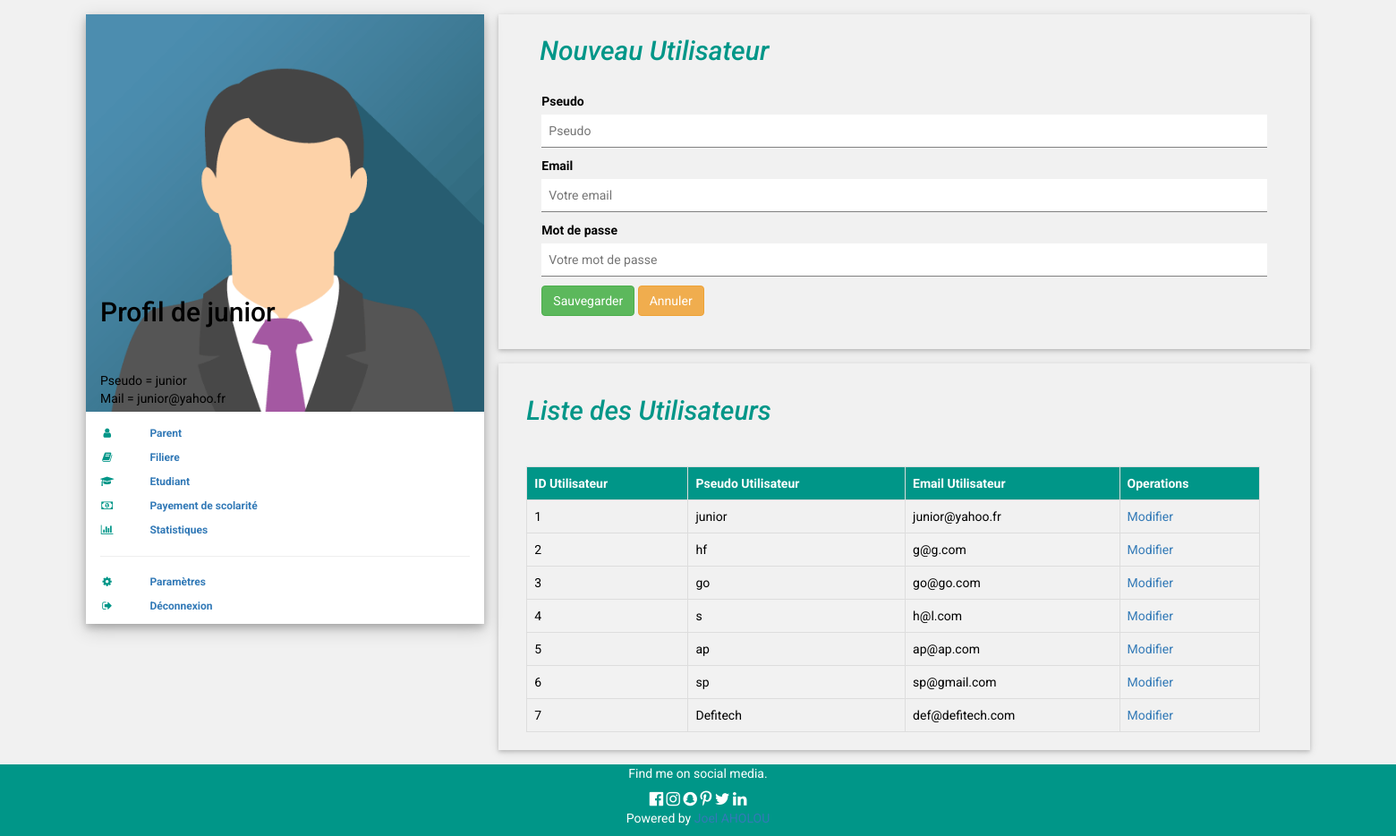
The app's page /etablissement_parametre.php?id=1 with its own data.
### tables this page shows
CREATE TABLE IF NOT EXISTS `etablissement` (
`id` int(11) NOT NULL,
  `pseudo` varchar(255) NOT NULL,
  `mail` varchar(50) NOT NULL,
  `motdepasse` text NOT NULL,
  `vi` varchar(30) NOT NULL,
  `ad` varchar(50) NOT NULL
);

### etablissement_parametre.php (the view, shortened to what this page needs)
<?php
  $bdd = new PDO('mysql:host=127.0.0.1; dbname=scolariteweb','root', '');
if (isset($_GET['id']))
  {
    $getid = intval($_GET['id']);
    $requser = $bdd->prepare('SELECT * FROM etablissement WHERE id = ? ');
    $requser->execute(array($getid));
    $userinfo=$requser->fetch();
?>
<!DOCTYPE html>
<html>
<link rel="stylesheet" href="w3.css">
<link rel="stylesheet" href="font-awesome.min.css">
<link rel="stylesheet" href="bootstrap.min.css">
<body class="w3-light-grey">
<div class="w3-content w3-margin-top" style="max-width:1400px;">
  <div class="w3-row-padding">
    <div class="w3-third">
      <div class="w3-white w3-text-grey w3-card-4">
        <div class="w3-display-container">
          <img src="w3images/avatar3.png" style="width:100%" alt="Avatar">
          <div class="w3-display-bottomleft w3-container w3-text-black">
           <h2>Profil de <?php echo $userinfo['pseudo']; ?></h2>
              <br/><br/>
             Pseudo = <?php echo $userinfo['pseudo']; ?>
              <br/>
              Mail = <?php echo $userinfo['mail']; ?>
                <?php
                  if (isset($_SESSION['id']) AND $userinfo['id'] == $_SESSION['id']) {
                    ?>
                          </div>
        </div>
        <div class="w3-container">
        <br/>
         <p class="w3-small"><b><i class="fa fa-user fa-fw w3-margin-right w3-text-teal"></i><a href="etablissement_parent.php?id=<?php echo ($_SESSION['id']);?>" target="_parent" class="w3-padding-large w3-hover-white" style="text-decoration:none;">Parent</a></b></p>
         <p class="w3-small"><b><i class="fa fa-book fa-fw w3-margin-right w3-text-teal"></i><a href="etablissement_classe.php?id=<?php echo ($_SESSION['id']);?>" target="_parent" class="w3-padding-large w3-hover-white" style="text-decoration:none;">Filiere</a></b></p>
         <p class="w3-small"><b><i class="fa fa-graduation-cap fa-fw w3-margin-right w3-text-teal"></i><a href="etablissement_etudiant.php?id=<?php echo ($_SESSION['id']);?>" target="_parent" class="w3-padding-large w3-hover-white" style="text-decoration:none;">Etudiant</a></b></p>
         <p class="w3-small"><b><i class="fa fa-money fa-fw w3-margin-right w3-text-teal"></i><a href="etablissement_payement.php?id=<?php echo ($_SESSION['id']);?>" target="_parent" class="w3-padding-large w3-hover-white" style="text-decoration:none;">Payement de scolarité</a></b></p>
         <p class="w3-small"><b><i class="fa fa-bar-chart-o fa-fw w3-margin-right w3-text-teal"></i><a href="etablissement_payement.php?id=<?php echo ($_SESSION['id']);?>" target="_parent" class="w3-padding-large w3-hover-white" style="text-decoration:none;">Statistiques</a></b></p>
         <hr>
         <p class="w3-small"><b><i class="fa fa-gear fa-fw w3-margin-right w3-text-teal"></i><a href="etablissement_parametre.php?id=<?php echo ($_SESSION['id']);?>" target="_parent" class="w3-padding-large w3-hover-white" style="text-decoration:none;">Paramètres</a></b></p>
         <p class="w3-small"><b><i class="fa fa-sign-out fa-fw w3-margin-right w3-text-teal"></i><a href="deconnexion.php" target="_parent" class="w3-padding-large w3-hover-white" style="text-decoration:none;">Déconnexion</a></b></p>
          <?php
                    }
                    ?>
        </div>
      </div><br>
    </div>
    <div class="w3-twothird">
            <div class="w3-container w3-card-2  w3-margin-bottom">
        <h2 class="w3-text-teal w3-padding-4" style="margin-left:30px;"><i>Nouveau Utilisateur</i></h2>
        <div class="w3-container">
          <div class="w3-row-padding w3-light-grey w3-padding-16 w3-container">
          <div class="w3-content">
            <form method="POST" action="">
              <p>
              <label for="pse" >Pseudo</label>
              <input class="w3-input "  autocomplete="off" type="text" value="<?php if (isset($pse)) {echo $pse;} ?>" placeholder="Pseudo" id="pse" name="pse"></p>
              <p>
              <label for="mail" >Email</label>
              <input class="w3-input" type="email"  autocomplete="off" value="<?php if (isset($mail)) {echo $mail;} ?>" placeholder="Votre email " id="mail" name="mail"  ></p>
              <p>
              <label for="prenom" >Mot de passe</label>
              <input class="w3-input" type="password"  autocomplete="off"  placeholder="Votre mot de passe" id="mdp" name="mdp"  ></p>
              <button  type="submit" class="btn btn-success"  name="forminscription" value="Sauvegarder" >Sauvegarder</button>
              <button  type="reset"  class="btn btn-warning"  name="annuler" >Annuler</button>
            </form><br/>
          </div>
</div>
        </div>
        </div>
      <div class="w3-container w3-card-2 ">
        <h2 class="w3-text-teal w3-padding-16" style="margin-left:15px;"><i>Liste des Utilisateurs</i></h2>
    <?php
    $bdd = new PDO('mysql:host=127.0.0.1; dbname=scolariteweb','root', '');
    $s=$_SESSION['id'];
    if (isset($_SESSION['niv']) AND $userinfo['niv'] == 2 ) {
      $_select = $bdd->prepare("SELECT * FROM etablissement WHERE id='$s' ");
    } else {
      $_select = $bdd->prepare("SELECT * FROM etablissement ");
    }
    $_select->execute();
    ?>
<br/>
        <div class="container">
  <div class="table-responsive ">
  <table style="width:820px;">
    <thead>
      <tr>
        <th>ID Utilisateur</th>
        <th>Pseudo Utilisateur</th>
        <th>Email Utilisateur</th>
        <th>Operations</th>
      </tr>
    </thead>
    <tbody>
     <?php  while ($s=$_select->fetch(PDO::FETCH_OBJ)) {
?>
      <tr>
        <td><?php echo $s->id;?></td>
        <td><?php echo $s->pseudo;?></td>
        <td><?php echo $s->mail;?></td>
        <td>
          <a href="etablissement_parametre_action.php?id=<?php echo $s->id;?>" target="_parent"  style="text-decoration:none;">Modifier</a>
        </td>
      </tr>
          <?php
    }
    ?>
</div>
  </div><br/>
</div>
      </div>
    </div>
  </div>
<footer class="w3-container w3-teal w3-center w3-margin-top">
  <p>Find me on social media.</p>
  <i class="fa fa-facebook-official w3-hover-text-indigo w3-large"></i>
  <i class="fa fa-instagram w3-hover-text-purple w3-large"></i>
  <i class="fa fa-snapchat w3-hover-text-yellow w3-large"></i>
  <i class="fa fa-pinterest-p w3-hover-text-red w3-large"></i>
  <i class="fa fa-twitter w3-hover-text-light-blue w3-large"></i>
  <i class="fa fa-linkedin w3-hover-text-indigo w3-large"></i>
  <p>Powered by <a href="default.html" target="_blank">Joel AHOLOU</a></p>
</footer>
</body>
</html>
<?php
  }else{
    echo "Desole";
  }
?>

### etablissement_parametre.php (style rules this page uses)
html,body,h1,h2,h3,h4,h5,h6 { font-family: "Roboto", sans-serif }
table { border-collapse: collapse; width: 100%; border: 1px solid #ddd; }
th, td { text-align: left; padding: 8px; border: 1px solid #ddd; }
tr:nth-child(even) { background-color: #f2f2f2 }
th { background-color: #009688; color: white; }
a { cursor: pointer; text-decoration:none; }

### records on screen
etablissement: pseudo "junior", mail "junior@yahoo.fr", id "1"
etablissement: id "2", pseudo "hf", mail "g@g.com"
etablissement: id "3", pseudo "go", mail "go@go.com"
etablissement: id "4", pseudo "s", mail "h@l.com"
etablissement: id "5", pseudo "ap", mail "ap@ap.com"
etablissement: id "6", pseudo "sp", mail "sp@gmail.com"
etablissement: id "7", pseudo "Defitech", mail "def@defitech.com"
